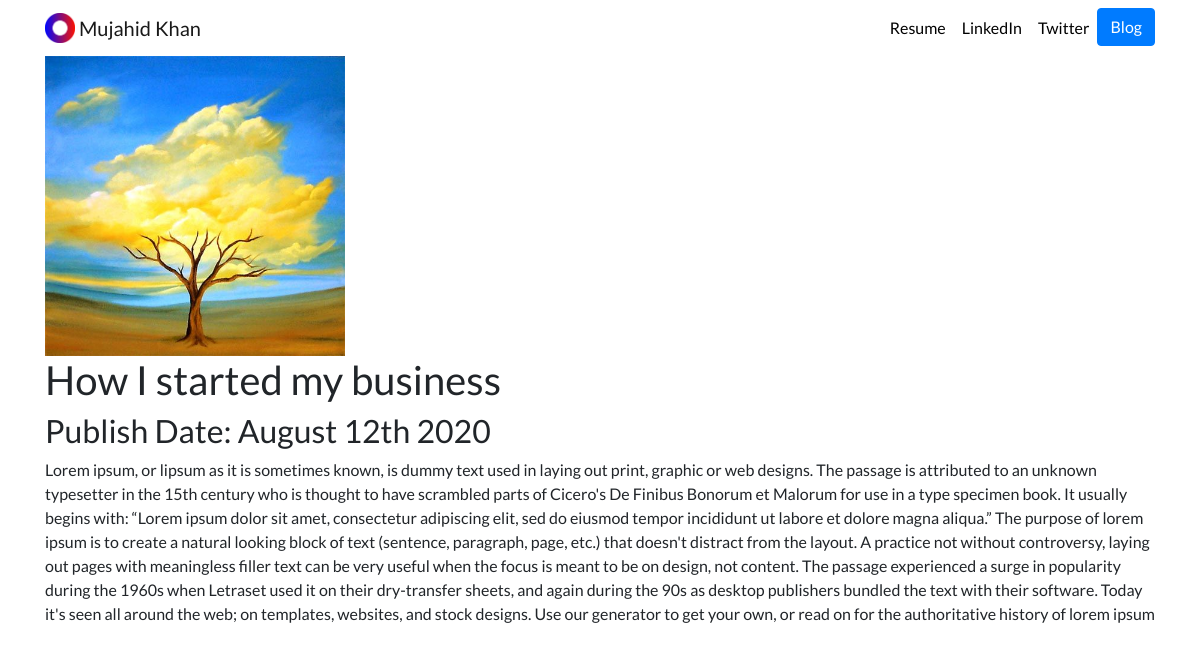
Page /blog/1/ on the committed database.
### blog/models.py (models this page shows, shortened)
class Blog(models.Model):
    title = models.CharField(max_length=100)
    desc = models.TextField()
    publish_date = models.DateField()
    blog_image = models.ImageField(upload_to='blog/image')

### blog/views.py (the view)
# urls.py: path('<int:blog_id>/', views.detail, name='detail')
def detail(request, blog_id):
    blog = get_object_or_404(Blog, id=blog_id)
    return render(request, 'blog_detail.html', {'blog': blog})

### blog/templates/blog_detail.html (shortened to what this page needs)
{% extends 'base.html' %}
{% block content %}
        <img src="{{ blog.blog_image.url }}" width="300" height="300">
        <h1>{{ blog.title }}</h1>
            <h2> Publish Date: {{ blog.publish_date|date:'F jS Y' }}</h2>
    <p>{{ blog.desc|striptags }}</p>
{% endblock %}

### portfolio/static/files/custom.css (style rules this page uses)
body { font-family: 'Lato', sans-serif; }

### rows in the picture
Blog: blog_image (picture), title "How I started my business", publish_date "August 12th 2020", desc "Lorem ipsum, or lipsum as it is sometimes known, is dummy text used in laying out print, graphic or web designs. The passage is attributed to an unknown typesetter in the 15th century who is thought to have scrambled parts of Cicero's De Finibus Bonorum et Malorum for use in a type specimen book. It usually begins with: “Lorem ipsum dolor sit amet, consectetur adipiscing elit, sed do eiusmod tempor incididunt ut labore et dolore magna aliqua.” The purpose of lorem ipsum is to create a natural looking block of text (sentence, paragraph, page, etc.) that doesn't distract from the layout. A practice not without controversy, laying out pages with meaningless filler text can be very useful when…"
